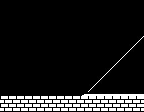

This is a level from a 2D game, rendered from its Tiled map with the project's own tilesets. A one-line summary and the complete map file follow:
An orthogonal 18x28 tile map with 8x4 px tiles, 1 tile layer (Capa de Patrones 1).

<map version="1.2" tiledversion="1.2.5" orientation="orthogonal" renderorder="right-down" width="18" height="28" tilewidth="8" tileheight="4" infinite="0" nextlayerid="2" nextobjectid="1">
 <tileset firstgid="1" source="patrones8x4_3.tsx" />
 <layer id="1" name="Capa de Patrones 1" width="18" height="28">
  <data encoding="csv">
200,200,200,200,200,200,200,200,200,200,200,200,200,200,200,200,200,200,
200,200,200,200,200,200,200,200,200,200,200,200,200,200,200,200,200,200,
200,200,200,200,200,200,200,200,200,200,200,200,200,200,200,200,200,200,
200,200,200,200,200,200,200,200,200,200,200,200,200,200,200,200,200,200,
200,200,200,200,200,200,200,200,200,200,200,200,200,200,200,200,200,200,
200,200,200,200,200,200,200,200,200,200,200,200,200,200,200,200,200,200,
200,200,200,200,200,200,200,200,200,200,200,200,200,200,200,200,200,200,
200,200,200,200,200,200,200,200,200,200,200,200,200,200,200,200,200,200,
200,200,200,200,200,200,200,200,200,200,200,200,200,200,200,200,200,200,
200,200,200,200,200,200,200,200,200,200,200,200,200,200,200,200,200,41,
200,200,200,200,200,200,200,200,200,200,200,200,200,200,200,200,200,51,
200,200,200,200,200,200,200,200,200,200,200,200,200,200,200,200,41,200,
200,200,200,200,200,200,200,200,200,200,200,200,200,200,200,200,51,200,
200,200,200,200,200,200,200,200,200,200,200,200,200,200,200,41,200,200,
200,200,200,200,200,200,200,200,200,200,200,200,200,200,200,51,200,200,
200,200,200,200,200,200,200,200,200,200,200,200,200,200,41,200,200,200,
200,200,200,200,200,200,200,200,200,200,200,200,200,200,51,200,200,200,
200,200,200,200,200,200,200,200,200,200,200,200,200,41,200,200,200,200,
200,200,200,200,200,200,200,200,200,200,200,200,200,51,200,200,200,200,
200,200,200,200,200,200,200,200,200,200,200,200,41,200,200,200,200,200,
200,200,200,200,200,200,200,200,200,200,200,200,51,200,200,200,200,200,
200,200,200,200,200,200,200,200,200,200,200,41,200,200,200,200,200,200,
200,200,200,200,200,200,200,200,200,200,200,51,200,200,200,200,200,200,
200,200,200,200,200,200,200,200,200,200,71,72,72,72,72,72,72,72,
1,2,1,2,1,2,1,2,1,2,1,2,1,2,1,2,1,2,
11,12,11,12,11,12,11,12,11,12,11,12,11,12,11,12,11,12,
21,22,21,22,21,22,21,22,21,22,21,22,21,22,21,22,21,22,
31,32,31,32,31,32,31,32,31,32,31,32,31,32,31,32,31,32
</data>
 </layer>
</map>
